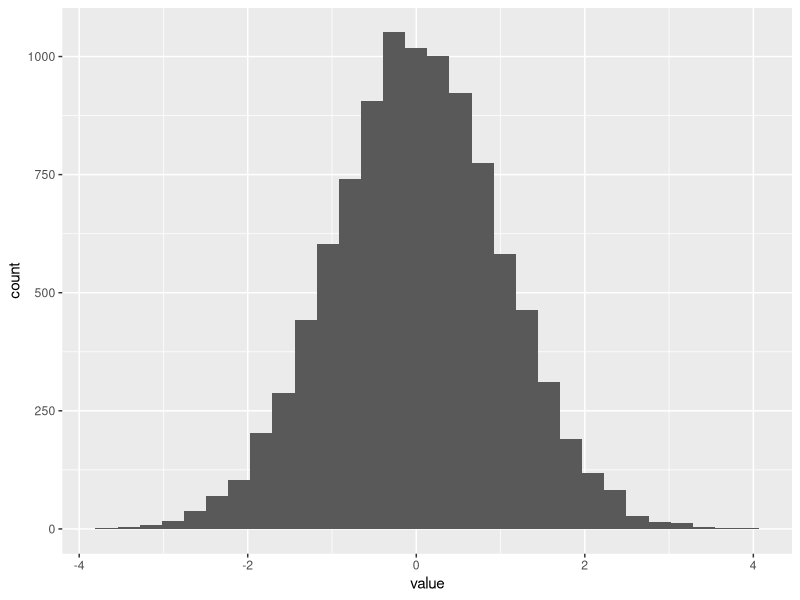
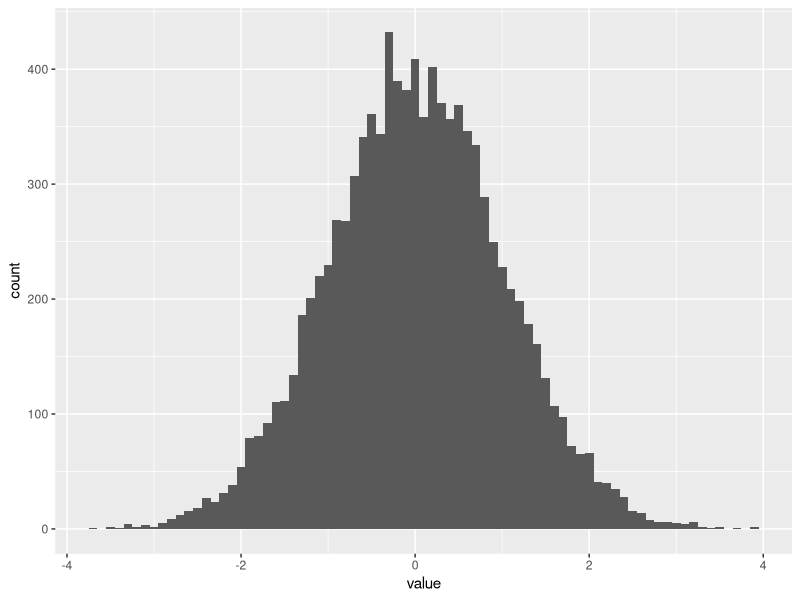
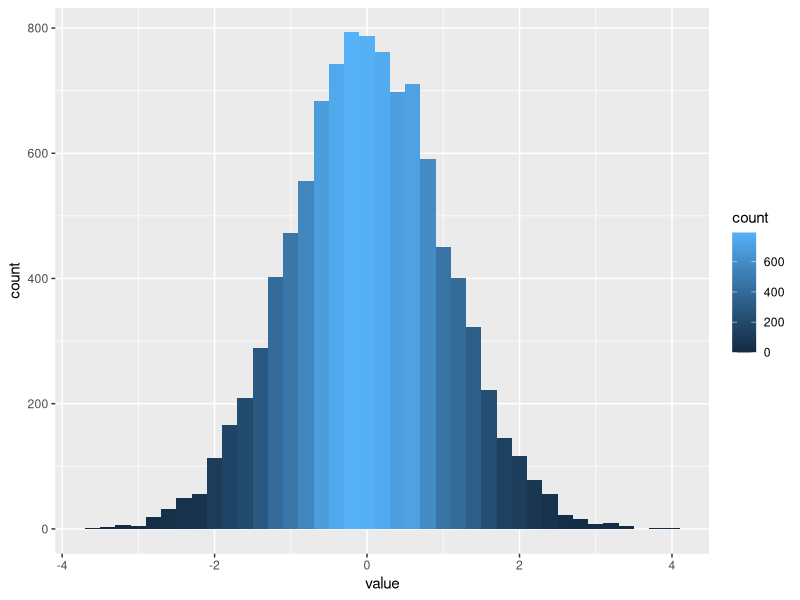
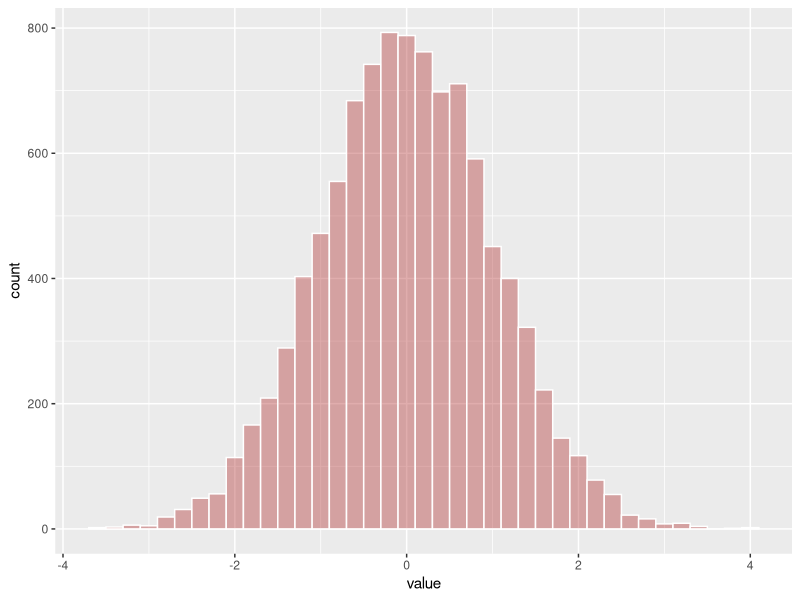

Write the R code that produced these figures, in order. (Note: this script raises an error after producing the figures.)


library(ggplot2)

#1. Nhu Y
# this is to check what is conflict



#-----------------HISTOGRAM----------------#
## Basic ggplot2 histogram
library(ggplot2)
data = data.frame(value=rnorm(10000))
data
head(data)
ggplot(data,aes(x=value)) +
  geom_histogram() #bins = 0.2
ggplot(data,aes(x=value)) +
  geom_histogram(binwidth = 0.1)

##change color
ggplot(data,aes(x=value)) +
  geom_histogram(binwidth = 0.2, aes(fill = ..count..))
ggplot(data,aes(x=value)) +
  geom_histogram(binwidth = 0.2,col = "white",fill = rgb(0.7,0.2,0.2,0.4)) #rgb la ham cho phep tao mau theo cuong do tu 0 den 1
?rgb



#2. Thuy Hong




#3. Hong Lam





#4. Truong Han




#5. Minh Ly



#6. Hong Phuc




#7. Cung Bac
data %>%
  filter( price<300 ) %>%
  ggplot( aes(x=price)) +
  stat_bin(breaks=seq(0,300,10), fill="#69b3a2", color="#e9ecef", alpha=0.9) +
  ggtitle("Night price distribution of Airbnb appartements") +
  theme_ipsum() +
  theme(
    plot.title = element_text(size=12)
  )









